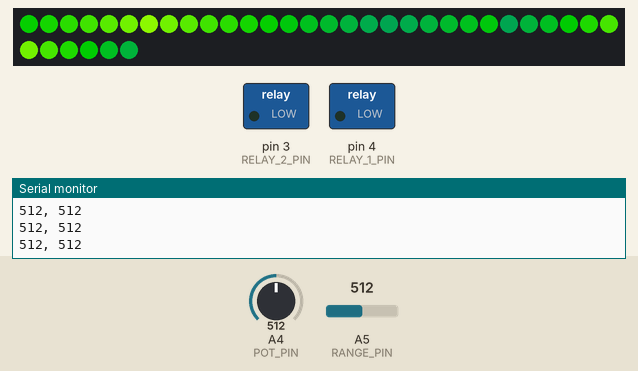
A sketch run on a simulated Arduino Uno, built with avr-gcc and run on an emulated ATmega328P. On the bench: 36 RGB LEDs in strip order, left to right, continuing on the next row, switched loads named in the sketch (green lamp = pin HIGH), the last lines printed to the serial monitor. The test bench sets the inputs (shaded band); at power-on: A5 (RANGE_PIN) = 512, A4 (POT_PIN) = 512. The strip is taken to match the declared colour order.

Above: at 1.2 s.
1.3 s: A5 (RANGE_PIN) set to 540
At 1.67 s:
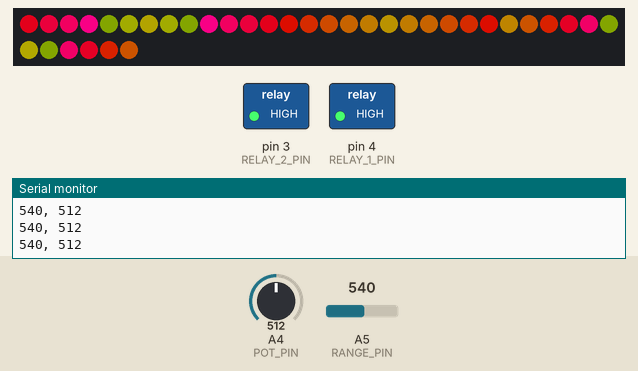
3.9 s: A4 (POT_PIN) set to 553
6.9 s: A4 (POT_PIN) set to 568
At 7.1 s:
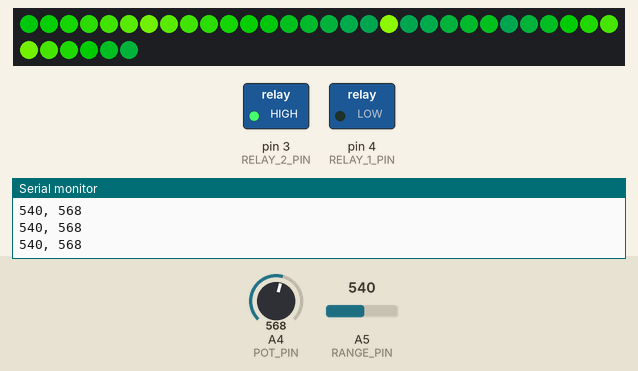
9.3 s: A5 (RANGE_PIN) set to 577
12.3 s: A5 (RANGE_PIN) set to 596
At 12.53 s:
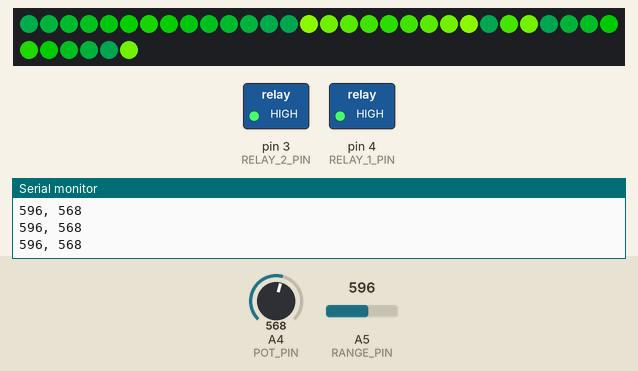
15.3 s: A5 (RANGE_PIN) set to 511
At 15.54 s:
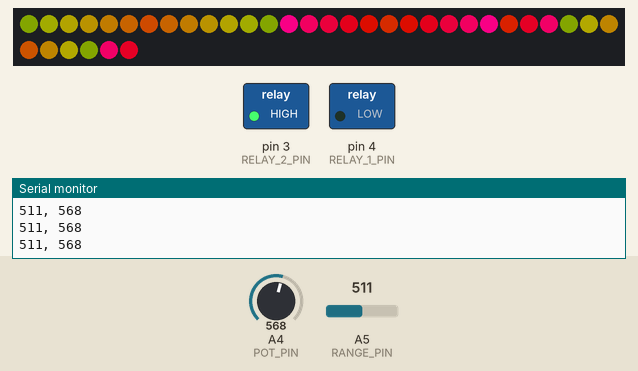
Timing chart, 0 to 18.3 s (numbered marks = the images above; inputs shaded):
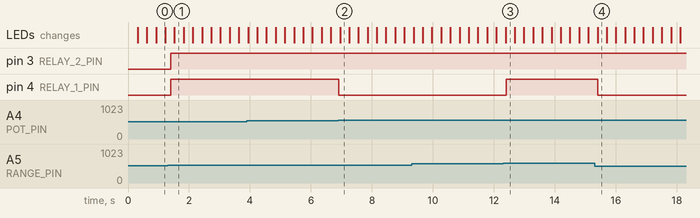

The sketch:

chain_reaction_balloon_sensor.ino
```cpp
#include <RunningMedian.h>
#include <Adafruit_NeoPixel.h>

/**
 * Sketch to use an IR rangefinder to detect a rising balloon, switching a relay when
 * the balloon gets closer than a certain distance. Once tripped the sensor can only
 * be reset by powering it down and rebooting it. For the Chain Reaction 2014 event.
 *
 * Licensed under the GPL v3, created by Tom Oinn, 21st November 2014
 */

// The pin connected to the data line of the neopixel rings
const int PIXEL_PIN = 10;
// Number of LEDs in the neopixel array
const int LED_COUNT = 36;
// The pin connected to the relay 1 input
const int RELAY_1_PIN = 4;
// The pin connected to the relay 2 input
const int RELAY_2_PIN = 3;
// The pin connected to the IR rangefinder sensor output
const int RANGE_PIN = A5;
// The pin connected to the wiper of the calibration pot
const int POT_PIN = A4;

// Rolling median buffer size
const int MEDIAN_BUFFER_SIZE = 19;

// Hysterisis value for the sensor.
const int HYST = 20;

// Neopixel rings
Adafruit_NeoPixel pixels = Adafruit_NeoPixel(LED_COUNT, PIXEL_PIN, NEO_RGB + NEO_KHZ800);

// Running median sample buffer, used to compensate for sensor data spikes
RunningMedian samples = RunningMedian(MEDIAN_BUFFER_SIZE, true);

// Relay states
int relay_1_state = LOW;
int relay_2_state = LOW;

void setup() {
  // Serial at 9600 baud used for debugging
  Serial.begin(9600);
  // Initialize the neopixel rings. We have a 24 pixel ring and a 12 pixel ring inside it connected in serial
  pixels.begin();
  // Set the output pins for the relays
  pinMode(RELAY_1_PIN, OUTPUT);
  digitalWrite(RELAY_1_PIN, relay_1_state);
  pinMode(RELAY_2_PIN, OUTPUT);
  digitalWrite(RELAY_2_PIN, relay_2_state);
  for (int i = 0; i < MEDIAN_BUFFER_SIZE; i++) {
    samples.add(0);
  }
}

// Animation ticker, incremented every time the loop runs and used by
// the display routines, wraps at 256 so ranges from 0 to 255.
int animation = 0;

void loop() {
  animation = (animation+1) % 256;
  samples.add((long)analogRead(RANGE_PIN));
  int irSensor = samples.getMedian();
  int calibration = analogRead(POT_PIN);
  Serial.print(irSensor);
  Serial.print(", ");
  Serial.println(calibration);
  // When the sensor points at nothing we get values around 250 - as this is a very small detection
  // range otherwise we can ignore any readings here. This will lead to a dead zone about an inch and
  // a half from the sensor, but improve performance at longer ranges.
  if (irSensor < 230 || irSensor > 270) {
    if(irSensor > calibration + HYST) {
      relay_1_state = HIGH;
      relay_2_state = HIGH;
    }
    else if (irSensor < calibration - HYST) {
      relay_1_state = LOW;
      // We don't reset relay 2 to high, this means we have a single shot latch on relay 2 and a
      // momentary one on relay 1, this gives us plenty of options to handle duck related motor driving.
    }
  }
  digitalWrite(RELAY_2_PIN, relay_2_state);
  digitalWrite(RELAY_1_PIN, relay_1_state);
  if (relay_1_state == HIGH) {
    showState(-50,30,255,255,100,255);
  }
  else {
    showState(150,200,255,255,100,255);
  }
}

void showState(int hLow, int hHigh, int sLow, int sHigh, int vLow, int vHigh) {
  clearRings();
  int innerTick = map(animation % 32, 0, 31, 0, 6);
  int outerTick = map(animation % 32, 0, 31, 0, 12);
  for (int i = 0; i < 13; i++) {
    setOuterRing((outerTick + i) % 13, map(i, 0, 13, hLow, hHigh),  map(i, 0, 13, sLow, sHigh), map(i, 0, 13, vLow, vHigh));
  }
  for (int i = 0; i < 7; i++) {
    setInnerRing((innerTick + i) % 7, map(i, 0, 7, hLow, hHigh),  map(i, 0, 7, sLow, sHigh), map(i, 0, 7, vLow, vHigh));
  }
  pixels.show();
}

// Set HSV for the outer ring, where i is from 0 to 12
void setOuterRing(int i, int h, int s, int v) {
  uint32_t col = hsvToColour(h, s, v);
  int offset = 18;
  pixels.setPixelColor((i + offset) % 24, col);
  if (i>0 && i <12) {
    pixels.setPixelColor((24-i + offset) % 24, col);
  }
}

// Set HSV for the inner ring, where i is from 0 to 6 and sets in pairs
void setInnerRing(int i, int h, int s, int v) {
  uint32_t col = hsvToColour(h, s, v);
  pixels.setPixelColor(24+i, col);
  if (i>0 && i <6) {
    pixels.setPixelColor(36-i, col);
  }
}

// Set all LEDs to black
void clearRings() {
  for (int i = 0; i < LED_COUNT; i++) {
    pixels.setPixelColor(i, 0);
  }
}

/**
 * Fast approximation for HSV to RGB, modified to return the format used by the
 * neopixel library when setting pixel values. Hue, saturation and value range
 * 0 to 255, with hue allowing larger or smaller values and wrapping as appropriate
 */
uint32_t hsvToColour(unsigned int h, unsigned int s, unsigned int v) {
  unsigned char region, remainder, p, q, t;
  h = (h+256) % 256;
  if (s > 255) s = 255;
  if (v > 255) v = 255;
  else v = (v * v) >> 8;
  if (s == 0) return pixels.Color(v, v, v);
  region = h / 43;
  remainder = (h - (region * 43)) * 6;
  p = (v * (255 - s)) >> 8;
  q = (v * (255 - ((s * remainder) >> 8))) >> 8;
  t = (v * (255 - ((s * (255 - remainder)) >> 8))) >> 8;
  switch (region) {
  case 0:
    return pixels.Color(v, p, t);
  case 1:
    return pixels.Color(q, p, v);
  case 2:
    return pixels.Color(p, t, v);
  case 3:
    return pixels.Color(p, v, q);
  case 4:
    return pixels.Color(t, v, p);
  }
  return pixels.Color(v, q, p);
}
```

Measured:
- the behaviour switches between 532 and 533 on A5 (RANGE_PIN) (found by bisection; images 0 and 1)
- the behaviour switches between 560 and 561 on A4 (POT_PIN) (found by bisection; images 1 and 2)
- the behaviour switches between 588 and 589 on A5 (RANGE_PIN) (found by bisection; images 2 and 3)
- after the input at 1.3 s, pin 3 (RELAY_2_PIN), pin 4 (RELAY_1_PIN): LOW → HIGH after 0.10 s; the LEDs: change after 0.22 s (image 1)
- after the input at 6.9 s, pin 4 (RELAY_1_PIN): HIGH → LOW at once; the LEDs: change after 0.05 s (image 2)
- after the input at 12.3 s, pin 4 (RELAY_1_PIN): LOW → HIGH after 0.11 s
- after the input at 15.3 s, pin 4 (RELAY_1_PIN): HIGH → LOW after 0.10 s
